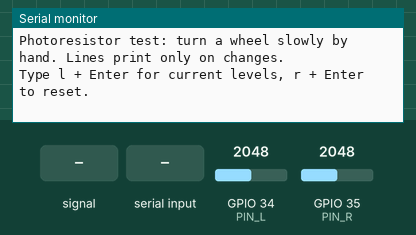
This sketch was run on a simulated ESP32. On the bench: the last lines printed to the serial monitor. The test bench sets the inputs (shaded band); at power-on: GPIO 35 (PIN_R) = 2048, GPIO 34 (PIN_L) = 2048 (analog values on the 0–4095 scale).

Above: at 1.2 s.
1.3 s: GPIO 34 (PIN_L) fed a 200 Hz sine of ±327 counts around its level
At 2.2 s:
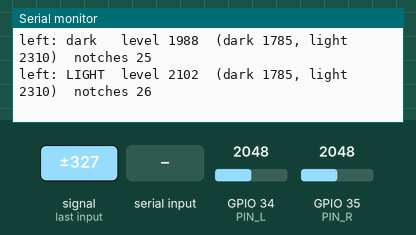
2.8 s: GPIO 35 (PIN_R) set to 2866
At 3.6 s:
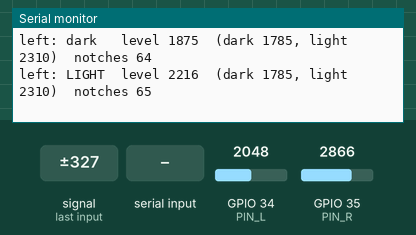
4.3 s: "r" received over Serial
5.8 s: "l" received over Serial
7.3 s: GPIO 35 (PIN_R) set to 2047
At 7.8 s:
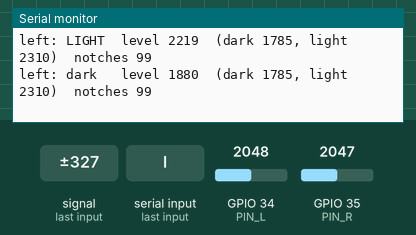
8.8 s: GPIO 35 (PIN_R) set to 3603
At 9.4 s:
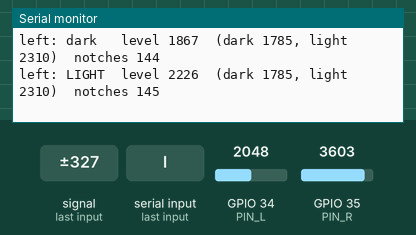
Timing chart, 0 to 11.3 s (numbered marks = the images above; inputs shaded):
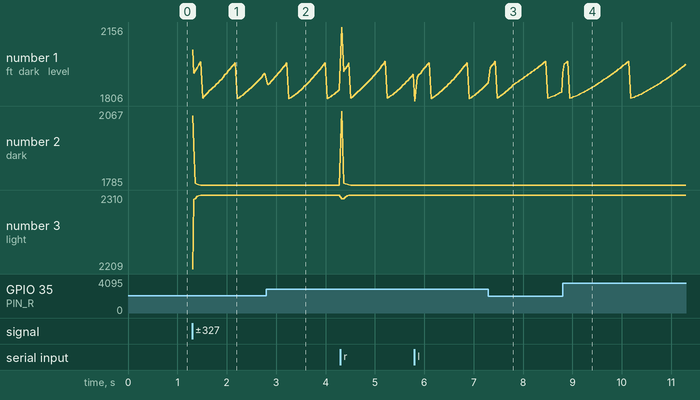

The sketch:

photo_test.ino
```cpp
// PART TEST: photoresistor + LED wheel sensors. Does each beam see the notches?
// Works on an Arduino (Mega/Uno) or the ESP32: pick the board in the IDE, the pins switch.
// Open the Serial Monitor at 115200 baud ("Newline" line ending).
//
// Prints a line only when a sensor changes between dark and LIGHT (a notch arriving/leaving),
// with the light level at that moment. Turning a wheel by hand should give 4 LIGHT lines per turn.
// Type  l  + Enter to print the current light levels, r + Enter to reset.
//
// Wiring (per sensor):
//   Arduino:  5V  -> photoresistor -> A0 (left) / A1 (right); 10k from that pin -> GND.
//   ESP32:    3V3 -> photoresistor -> GPIO 34 (left) / GPIO 35 (right); 10k from that pin -> GND.
//   LED:      5V (ESP32: VIN) -> 220 ohm -> LED long leg; short leg -> GND.
//
// Nothing prints while turning the wheel? Type l a few times, once in a notch and once blocked:
//   - both numbers almost the same: the beam isn't reaching the photoresistor (LED off, aim,
//     or the beam sits outside the notch depth), or room light swamps it (add a paper tube).
//   - one sensor never changes at all: check its wiring and pin.

// Each reading is an average of 16, which cuts noise. MIN_RANGE is the smallest light/dark
// difference treated as real; a well-shaded beam gives far more (hundreds on the ESP32).
#if defined(ESP32)
const int PIN_L = 34;
const int PIN_R = 35;
const int MIN_RANGE = 40;       // of 4095
#else
const int PIN_L = A0;
const int PIN_R = A1;
const int MIN_RANGE = 4;        // of 1023
#endif
const int OVERSAMPLE = 16;

int readLevel(int pin) {
  long sum = 0;
  for (int i = 0; i < OVERSAMPLE; i++) sum += analogRead(pin);
  return sum / OVERSAMPLE;
}

struct Sensor {
  int pin;
  const char *name;
  int lo, hi;                   // darkest / brightest seen since reset
  bool lit, ready;
  unsigned long holes;
  Sensor(int p, const char *n) : pin(p), name(n), lo(32767), hi(-1), lit(false), ready(false), holes(0) {}

  void reset() { lo = 32767; hi = -1; lit = false; ready = false; holes = 0; }

  void report(const __FlashStringHelper *what, int v) {
    Serial.print(name);
    Serial.print(F(": "));
    Serial.print(what);
    Serial.print(F("  level "));
    Serial.print(v);
    Serial.print(F("  (dark "));
    Serial.print(lo);
    Serial.print(F(", light "));
    Serial.print(hi);
    Serial.print(F(")  notches "));
    Serial.println(holes);
  }

  void update() {
    int v = readLevel(pin);     // brighter = higher number
    if (v < lo) lo = v;
    if (v > hi) hi = v;
    int range = hi - lo;
    if (range < MIN_RANGE) return;
    if (!ready) {               // first time there's a clear light/dark difference
      ready = true;
      lit = v > lo + range / 2;
      report(lit ? F("sees light/dark now, starting LIGHT") : F("sees light/dark now, starting dark"), v);
      return;
    }
    if (!lit && v > lo + range * 6 / 10) {
      lit = true;
      holes++;
      report(F("LIGHT"), v);
    } else if (lit && v < lo + range * 4 / 10) {
      lit = false;
      report(F("dark "), v);
    }
  }
};

Sensor sensors[2] = {Sensor(PIN_L, "left"), Sensor(PIN_R, "right")};

void setup() {
  Serial.begin(115200);
#if defined(ESP32)
  analogReadResolution(12);
#endif
  Serial.println(F("Photoresistor test: turn a wheel slowly by hand. Lines print only on changes."));
  Serial.println(F("Type l + Enter for current levels, r + Enter to reset."));
}

void loop() {
  if (Serial.available()) {
    char c = Serial.read();
    if (c == 'r') {
      for (Sensor &s : sensors) s.reset();
      Serial.println(F("reset"));
    } else if (c == 'l') {
      for (Sensor &s : sensors) s.report(F("level now"), readLevel(s.pin));
    }
  }
  for (Sensor &s : sensors) s.update();
  delay(2);
}
```

Measured:
- after the input at 1.3 s, the serial monitor: prints a new line at once (image 1)
